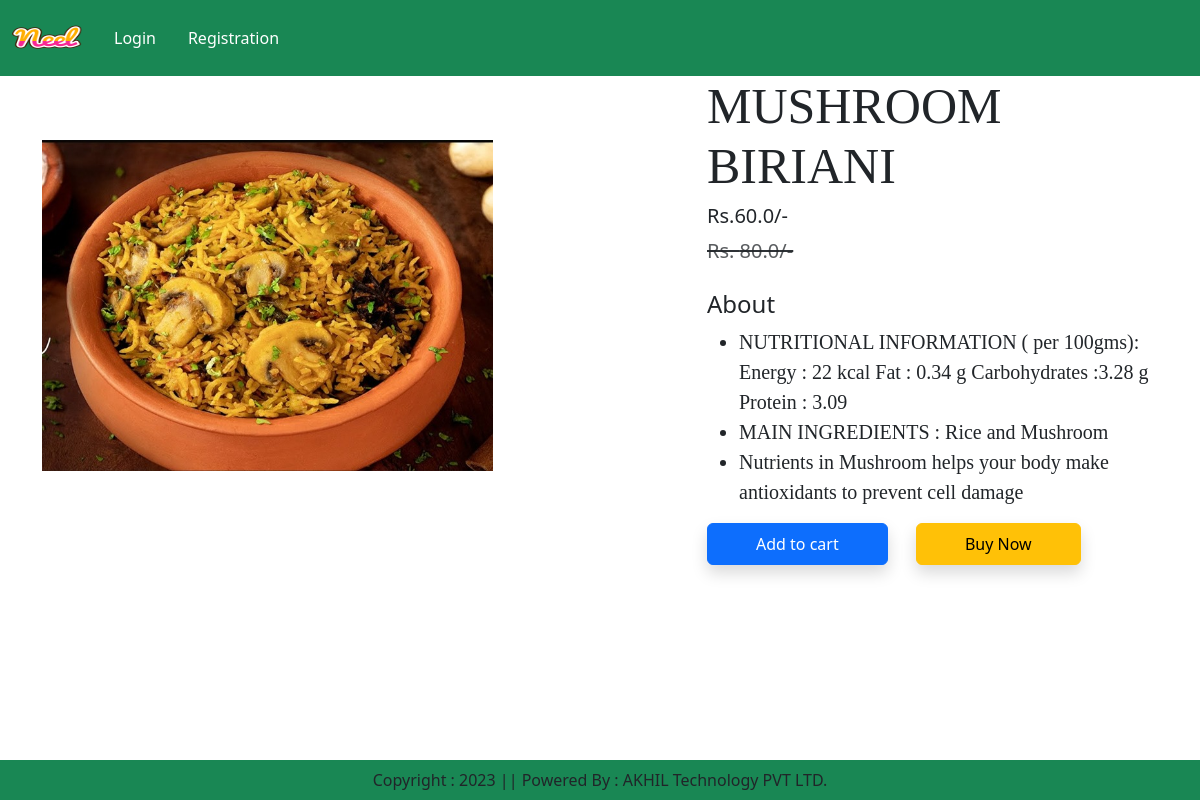
Page /product-detail/3 on the committed database.
### ss/models.py (models this page shows, shortened)
class Product(models.Model):
    title = models.CharField(max_length=100)
    selling_price = models.FloatField()
    discounted_price = models.FloatField()
    description = models.TextField()
    composition = models.TextField(default='')
    prodapp = models.TextField(default='')
    category = models.CharField(choices=CATEGORY_CHOICES, max_length=2)
    product_image = models.ImageField(upload_to = 'products')

### ss/views.py (the view)
# urls.py: path("product-detail/<int:pk>", views.ProductDetail.as_view(),name="product-detail"),
class ProductDetail(View):
    def get(self,request,pk):
        product = Product.objects.get(pk=pk)
        return render(request,"ss/productdetail.html",locals())

### ss/templates/ss/productdetail.html (shortened to what this page needs)
{% extends 'ss/base.html' %}
{% load static %}
{% block main-content %}
	<div class="container">
		<div class="row flex justify-content-between">
			<div class="img col-lg-5 mt-5">
				<img src="{{product.product_image.url}}" class="image col-xs-6
				col-sm-12 col-lg-12 mt-3 text-sm-center w-100 h-75" alt="">
			</div>
			<div class="productdetail col-lg-5">
				<h1 style="font-family: Georgia; font-size: 50px;">{{product.title}}</h1>
				<h5>Rs.{{product.discounted_price}}/-</h5>
				<small class="text-decoration-line-through text-muted
				fs-5"><del>Rs. {{product.selling_price}}/-</small></del>
				<br><br><h4> About</h4>
				<ul class="fs-5" style="font-family: Rajdhani;">
					<li>{{product.description}}</li>
					<li>{{product.composition}}</li>
					<li>{{product.prodapp}}</li>
				</ul>
				<form action="/add-to-cart" class="d-inline">
					<button type="submit" class="btn btn-primary shadow px-5 py-2">Add to cart</button>
				</form>
				<a href="{% url 'showcart' %}" class="btn btn-warning shadow px-5 py-2 ms-4">Buy Now</a>
			</div>
		</div>
	</div>
{% endblock main-content %}

### rows in the picture
Product: product_image (picture), title "MUSHROOM BIRIANI", discounted_price "60.0", selling_price "80.0", description "NUTRITIONAL INFORMATION ( per 100gms): Energy : 22 kcal Fat : 0.34 g Carbohydrates :3.28 g Protein : 3.09", composition "MAIN INGREDIENTS : Rice and Mushroom", prodapp "Nutrients in Mushroom helps your body make antioxidants to prevent cell damage"
